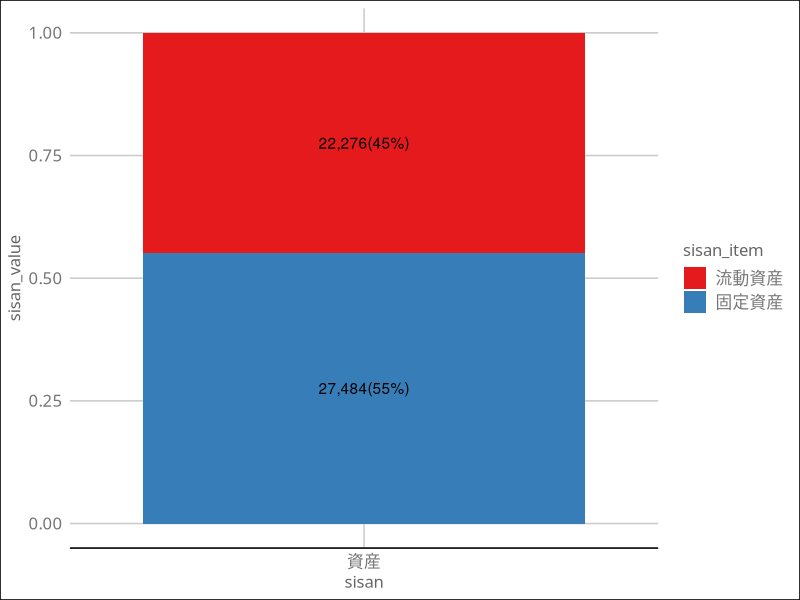
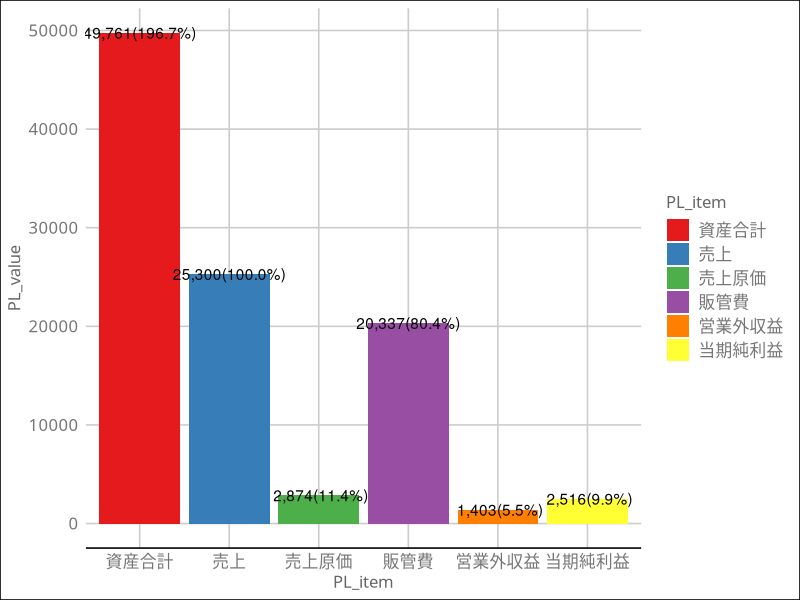

Source code (R) for these figures, in order: (Note: this script raises an error after producing the figures.)
library(ggplot2)
library(ggthemes)
library(scales)

# 資産
sisan <- c(c("資産", "資産"))
sisan_item <- c("流動資産", "固定資産")
sisan_value <- c(22276, 27484)

## tbl
d_sisan <-
  data.frame(
    sisan,sisan_item , sisan_value)
# 順序
d_sisan$sisan_item <- factor(d_sisan$sisan_item , levels = c("流動資産", "固定資産"))
d_sisan$sisan_value_money <- paste(format(x = d_sisan$sisan_value, big.mark = ","),"(",percent(d_sisan$sisan_value / sum(d_sisan$sisan_value)),")",sep = "")


# 負債・純資産
kasikata_name <- c("貸方", "貸方", "貸方", "貸方", "貸方")
kasikata_cate <- c("負債", "負債", "純資産", "純資産", "純資産")
kasikata_item1 <- c("流動負債", "固定負債", "資本金", "資本剰余金", "利益剰余金")
kasikata_value <- c(13959, 18934,2240,45,16834)
kasikata_value2 <- c(13959, 18934,2240,45,16834) # 可視化用：マイナスをプラスに変更

d_kasikata <-
  data.frame(kasikata_name,
             kasikata_cate,kasikata_item1 , kasikata_value,kasikata_value2)
d_kasikata$kasikata_item1 <- factor(d_kasikata$kasikata_item1 , levels = c("流動負債", "固定負債", "資本金", "資本剰余金", "利益剰余金"))
d_kasikata$kasikata_value_money <- paste(format(x = d_kasikata$kasikata_value, big.mark = ","),
                                         "(",percent(d_kasikata$kasikata_value / sum(d_kasikata$kasikata_value)),")",sep = "")

#### 売上 ####
PL_item <- c("資産合計","売上","売上原価", "販管費","営業外収益","当期純利益")
PL_value <- c(49761,25300,2874,20337,1403,2516)
PL_text <- paste(format(x = PL_value, big.mark = ","),"(", percent(PL_value/PL_value[2]),")",sep = "")
d_PL <-data.frame(PL_item,PL_value,PL_text)
d_PL$PL_item <- factor(d_PL$PL_item , levels = c("資産合計","売上","売上原価", "販管費","営業外収益","当期純利益"))

g3<-   ggplot(d_PL,aes(x = PL_item, y = PL_value, fill = PL_item, label = PL_text)) +
  geom_bar(stat = "identity") +
  geom_text(aes(x = PL_item, y = PL_value, group = PL_text),
            stat = "identity") +
  scale_y_continuous()+
  scale_fill_brewer(palette="Set1")

#### 基礎情報 ####
item <- c("会社名","単位")
value <- c("base","千円")

d_base <- data.frame(
  item, value
)



#### 可視化 ####
theme_set( theme_gdocs(base_family = "HiraKakuProN-W3")) # histgram

#### 借方 可視化####

# 資産
g1 <- ggplot(d_sisan,aes(x = sisan, y = sisan_value,fill = sisan_item, label = sisan_value_money)) +
  geom_bar(stat = "identity", position = "fill") +
  geom_text(aes(x = sisan, y = sisan_value, group = sisan_item),
            stat = "identity", position = position_fill(vjust = 0.5))+
  scale_fill_brewer(palette="Set1")


#### 貸方 可視化####
## tbl
d_sisan <-
  data.frame(
    sisan,sisan_item , sisan_value)

# 順序
d_sisan$sisan_item <- factor(d_sisan$sisan_item , levels = c("流動資産", "固定資産"))
d_sisan$sisan_value_money <- paste(format(x = d_sisan$sisan_value, big.mark = ","),"(",percent(d_sisan$sisan_value / sum(d_sisan$sisan_value)),")",sep = "")

theme_set( theme_gdocs(base_family = "HiraKakuProN-W3"),palette = "set3") # histgram
help("theme_set")
help("theme_gdocs")



# 貸方可視化
g2<-   ggplot(d_kasikata,aes(x = kasikata_name, y = kasikata_value2, fill = kasikata_item1, label = kasikata_value_money)) +
  geom_bar(stat = "identity", position = "fill") +
  geom_text(aes(x = kasikata_name, y = kasikata_value2, group = kasikata_item1),
            stat = "identity", position = position_fill(vjust = 0.5))+
  scale_fill_brewer(palette="Set1")


library(gridExtra)
grid.arrange(g1,g2,g3,ncol = 2)
